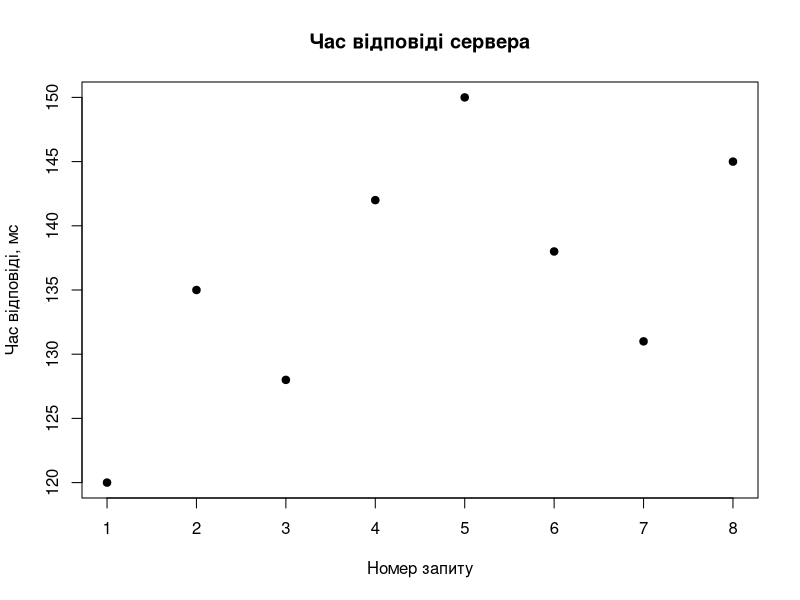
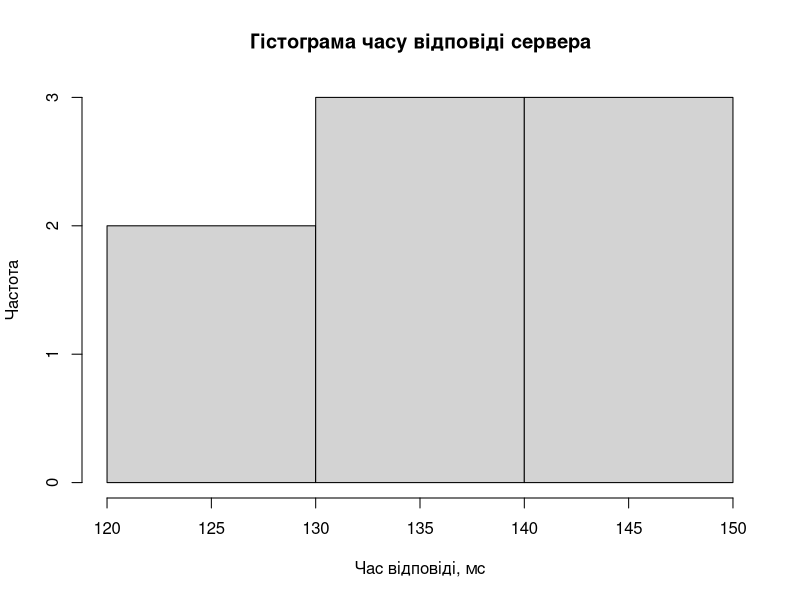
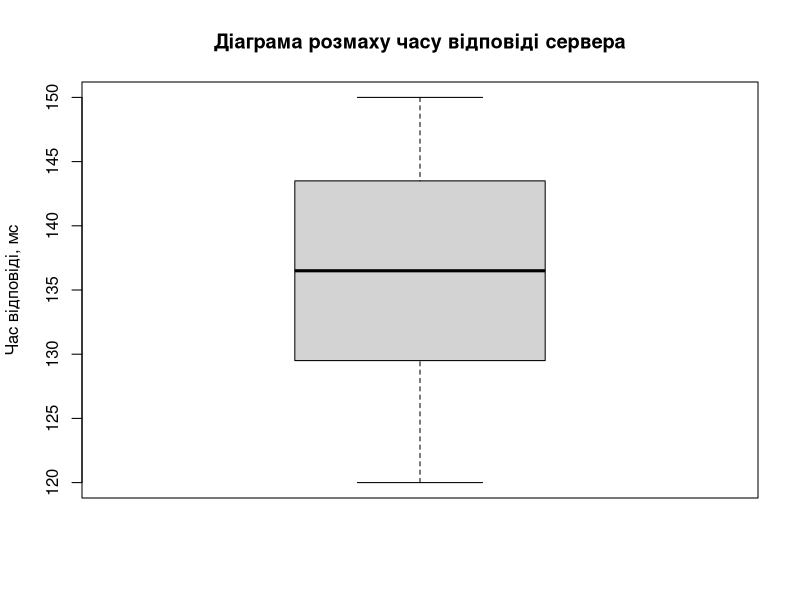
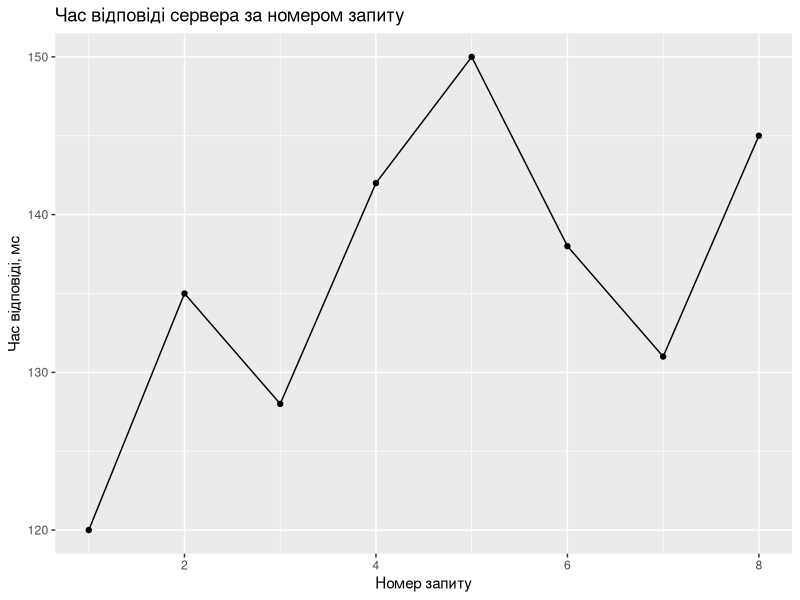
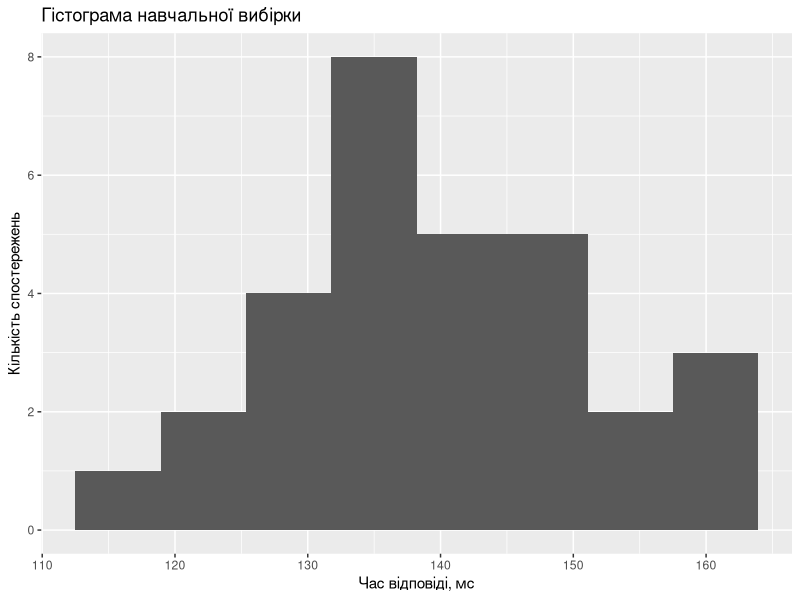
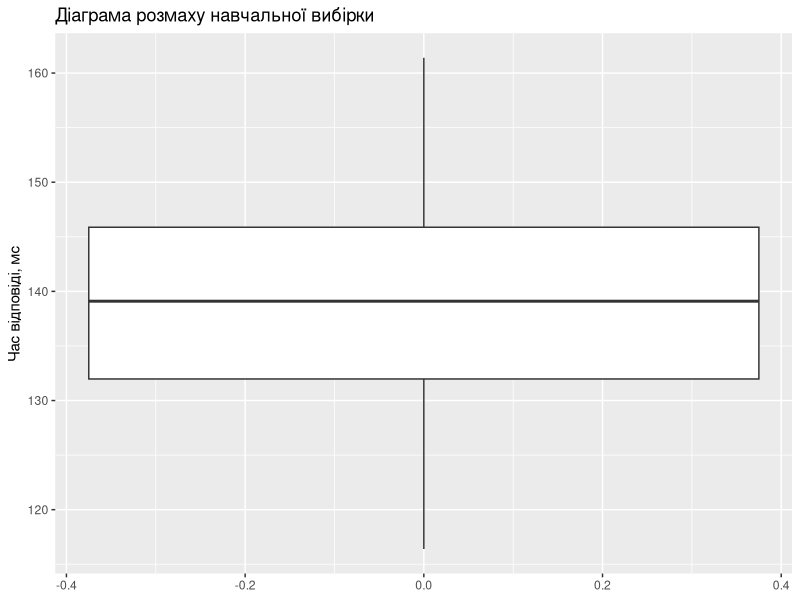
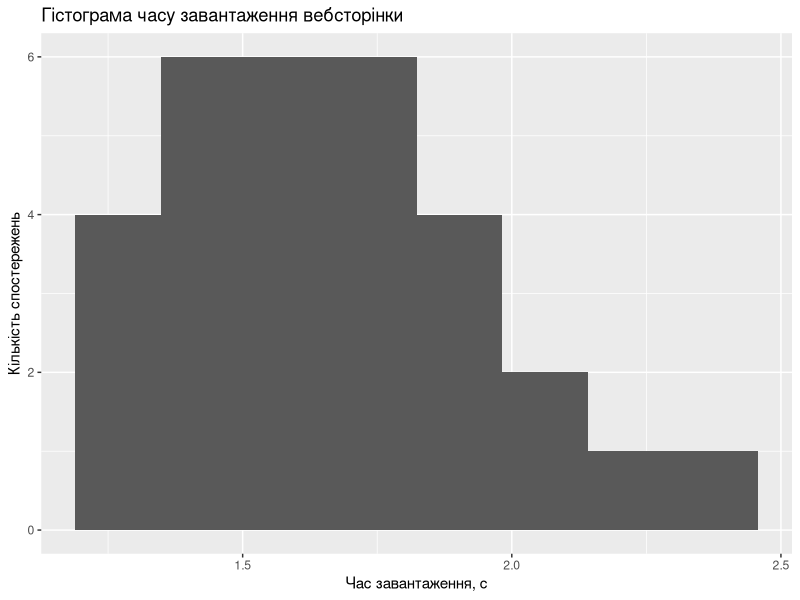
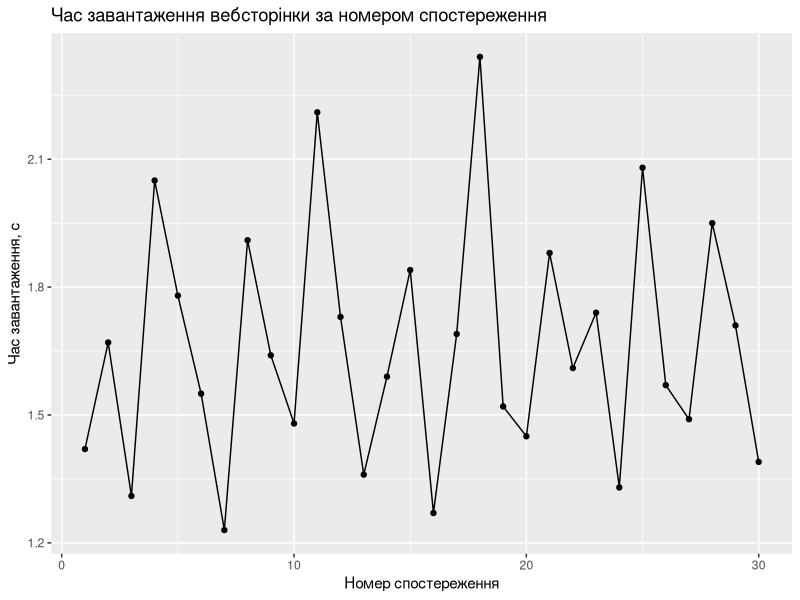

These charts were generated, in order, by the following R code:
## ---- chunk 1
x <- 10
class(x)
## ---- chunk 2
y <- 15
x + y
## ---- chunk 3
response_time <- c(120, 135, 128, 142, 150, 138, 131, 145)

response_time
## ---- chunk 4
server_data <- data.frame(
  request_id = 1:8,
  response_time = c(120, 135, 128, 142, 150, 138, 131, 145),
  load_level = c(
    "low", "low", "low",
    "medium", "medium", "medium",
    "high", "high"
  )
)

server_data
## ---- chunk 5
str(server_data)
## ---- chunk 6
mean(response_time)
## ---- chunk 7
median(response_time)
## ---- chunk 8
min(response_time)
max(response_time)
## ---- chunk 9
var(response_time)
## ---- chunk 10
sd(response_time)
## ---- chunk 11
summary(response_time)
## ---- chunk 12
plot(
  server_data$request_id,
  server_data$response_time,
  main = "Час відповіді сервера",
  xlab = "Номер запиту",
  ylab = "Час відповіді, мс",
  pch = 19
)
## ---- chunk 13
hist(
  response_time,
  main = "Гістограма часу відповіді сервера",
  xlab = "Час відповіді, мс",
  ylab = "Частота"
)
## ---- chunk 14
boxplot(
  response_time,
  main = "Діаграма розмаху часу відповіді сервера",
  ylab = "Час відповіді, мс"
)
## ---- chunk 15
packages <- c("dplyr", "ggplot2")

installed <- rownames(installed.packages())
needed <- setdiff(packages, installed)

if (length(needed) > 0) {
  install.packages(needed)
}

library(dplyr)
library(ggplot2)
## ---- chunk 16
ggplot(server_data, aes(x = request_id, y = response_time)) +
  geom_point() +
  geom_line() +
  labs(
    title = "Час відповіді сервера за номером запиту",
    x = "Номер запиту",
    y = "Час відповіді, мс"
  )
## ---- chunk 17
set.seed(123)

response_data <- data.frame(
  request_id = 1:30,
  response_time = round(
    rnorm(30, mean = 140, sd = 12),
    1
  )
)

head(response_data)
## ---- chunk 18
tail(response_data)
## ---- chunk 19
str(response_data)
## ---- chunk 20
class(response_data)
## ---- chunk 21
summary(response_data)
## ---- chunk 22
response_summary <- response_data |>
  summarise(
    n = n(),
    mean_time = mean(response_time),
    median_time = median(response_time),
    min_time = min(response_time),
    max_time = max(response_time),
    variance_time = var(response_time),
    sd_time = sd(response_time)
  )

response_summary
## ---- chunk 23
ggplot(response_data, aes(x = response_time)) +
  geom_histogram(bins = 8) +
  labs(
    title = "Гістограма навчальної вибірки",
    x = "Час відповіді, мс",
    y = "Кількість спостережень"
  )
## ---- chunk 24
ggplot(response_data, aes(y = response_time)) +
  geom_boxplot() +
  labs(
    title = "Діаграма розмаху навчальної вибірки",
    y = "Час відповіді, мс"
  )
## ---- chunk 25
page_load_time <- c(
  1.42, 1.67, 1.31, 2.05, 1.78,
  1.55, 1.23, 1.91, 1.64, 1.48,
  2.21, 1.73, 1.36, 1.59, 1.84,
  1.27, 1.69, 2.34, 1.52, 1.45,
  1.88, 1.61, 1.74, 1.33, 2.08,
  1.57, 1.49, 1.95, 1.71, 1.39
)

page_data <- data.frame(
  observation = 1:length(page_load_time),
  load_time = page_load_time
)

page_data
## ---- chunk 26
page_summary <- page_data |>
  summarise(
    n = n(),
    mean_time = mean(load_time),
    median_time = median(load_time),
    min_time = min(load_time),
    max_time = max(load_time),
    variance_time = var(load_time),
    sd_time = sd(load_time)
  )

page_summary
## ---- chunk 27
page_summary |>
  mutate(
    mean_time = round(mean_time, 3),
    median_time = round(median_time, 3),
    min_time = round(min_time, 3),
    max_time = round(max_time, 3),
    variance_time = round(variance_time, 3),
    sd_time = round(sd_time, 3)
  )
## ---- chunk 28
ggplot(page_data, aes(x = load_time)) +
  geom_histogram(bins = 8) +
  labs(
    title = "Гістограма часу завантаження вебсторінки",
    x = "Час завантаження, с",
    y = "Кількість спостережень"
  )
## ---- chunk 29
ggplot(page_data, aes(x = observation, y = load_time)) +
  geom_point() +
  geom_line() +
  labs(
    title = "Час завантаження вебсторінки за номером спостереження",
    x = "Номер спостереження",
    y = "Час завантаження, с"
  )
## ---- chunk 30
ggplot(page_data, aes(y = load_time)) +
  geom_boxplot() +
  labs(
    title = "Діаграма розмаху часу завантаження вебсторінки",
    y = "Час завантаження, с"
  )
## ---- chunk 31
number <- 25
## ---- chunk 32
values <- c(1.2, 1.5, 1.8, 2.1)
